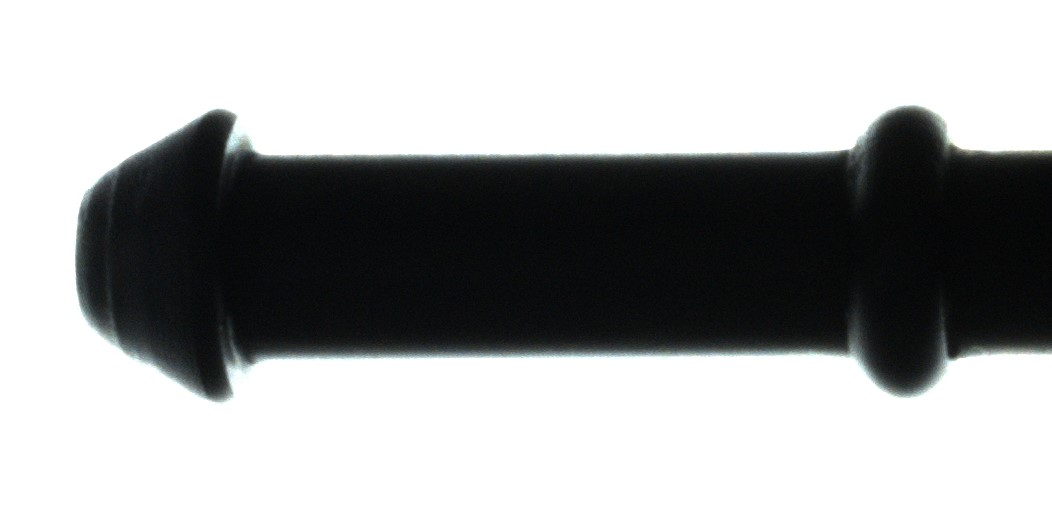
#> input picture Tasks/fick.jpg, 1052 x 520 px
$ python get_points_pr.py
#> lines starting #> are read from the running program, lines starting #| are printed output that depends on the picture; after the words box and inside, x2 and y2 are one past the last pixel; in counts of white or black regions, pixels touching at a corner belong together
### Tasks/file.py
import math
from numpy.linalg import norm
from math import acos, degrees
import numpy as np
import random
import cv2

class Measurement:
    def __init__(self, image=None):
        if image is None or not isinstance(image, np.ndarray):
            raise ValueError("Invalid image provided.")
        self.lines = {}
        self.line_equations = {}
        self.points = []
        self.radius = 5
        self.thickness = 2
        self.image = image
        self.line_colors = {}  # Cache colors for lines

    def generate_random_color(self):
        return tuple(random.randint(0, 255) for _ in range(3))

    def add_point(self, point):
        if point not in self.points:
            self.points.append(point)


    # [390 lines left out: functions draw, find_slope_and_intercept, point_to_point, point_to_line_segment, point_to_line, line_to_line and 1 more, not called in this run]
# [9 lines of commented-out code are left out]

### Tasks/get_points_pr.py
import cv2
import numpy as np
import matplotlib.pyplot as plt
from math import factorial
import time
import math
from matplotlib.cm import tab10
import random
import warnings
from scipy.signal import savgol_filter
from numpy.linalg import norm
from math import acos, degrees
from file import Measurement

class TurningPoints:
    """
    A class to encapsulate various contour processing methods such as:
    - Reading and thresholding images
    - Finding contours and smoothing them with Savitzky-Golay
    - Traversing in ROI
    - Computing angles between vectors
    - Finding turning points
    - Demonstrating the overall pipeline
    """

    def __init__(self, image_path):
        """
        Initialize the processor with a given image path.
        The grayscale image is stored as self.image.
        """
#> called with image_path = 'fick.jpg'
        self.image_path = image_path
        self.image = cv2.imread(image_path, cv2.IMREAD_GRAYSCALE)
        if self.image is None:
            raise ValueError(f"Could not read the image from {image_path}")

    @staticmethod
    def savitzky_golay(y, window_size, poly_order, deriv=0, rate=1):
        """
        Apply a Savitzky-Golay filter to smooth or compute the derivative of a 1D signal.
        """
        if window_size < 1:
            raise ValueError("window_size must be >= 1.")
        if window_size % 2 == 0:
            window_size += 1
            warnings.warn("window_size must be odd; incrementing by 1.", UserWarning)
        if poly_order >= window_size:
            raise ValueError("poly_order must be less than window_size.")

        half_window = (window_size - 1) // 2

        # Build a matrix of powers
        order_range = range(poly_order + 1)
        b = np.array([[k ** i for i in order_range]
                      for k in range(-half_window, half_window + 1)])
        # Compute the pseudo-inverse and select the row for the desired derivative
        m = np.linalg.pinv(b)[deriv] * rate ** deriv * factorial(deriv)

        # Pad the signal
        firstvals = y[0] - np.abs(y[1 : half_window + 1][::-1] - y[0])
        lastvals =  y[-1] + np.abs(y[-half_window - 1 : -1][::-1] - y[-1])
        y_padded = np.concatenate((firstvals, y, lastvals))

        # Convolve with filter coefficients
        return np.convolve(m[::-1], y_padded, mode='valid')

    @staticmethod
    def smooth_and_filter_xy(
        x,
        y,
        threshold=2.0,
        sg_window_1=31,
        sg_window_2=21,
        poly_order=2
    ):
        """
        Smooth a pair of 1D signals (x and y) using Savitzky-Golay filtering and
        remove minor jitter using a threshold-based filter on consecutive differences.
        Ensures the final contour is closed (no gap between first and last points).
        """
        x = np.asarray(x)
        y = np.asarray(y)

        # -- Ensure the contour is closed by appending first point if needed
        if (x[0] != x[-1]) or (y[0] != y[-1]):
            x = np.append(x, x[0])
            y = np.append(y, y[0])

        half_window = (sg_window_1 - 1) // 2
        # Wrap-around padding
        x_padded = np.concatenate([x[-half_window:], x, x[:half_window]])
        y_padded = np.concatenate([y[-half_window:], y, y[:half_window]])

        # Smooth the padded signals via Savitzky-Golay
        x_smooth_padded = TurningPoints.savitzky_golay(x_padded, sg_window_1, poly_order)
        y_smooth_padded = TurningPoints.savitzky_golay(y_padded, sg_window_1, poly_order)

        # Remove the padding
        smoothed_x = x_smooth_padded[half_window : -half_window]
        smoothed_y = y_smooth_padded[half_window : -half_window]

        # Compute absolute differences
        diff_x = np.abs(np.diff(smoothed_x))
        diff_y = np.abs(np.diff(smoothed_y))

        filtered_x = np.copy(smoothed_x)
        filtered_y = np.copy(smoothed_y)

        # Simple threshold-based filtering
        for i in range(1, len(smoothed_x) - 1):
            if diff_x[i - 1] < threshold and diff_x[i] < threshold:
                filtered_x[i] = 0.5 * (smoothed_x[i - 1] + smoothed_x[i + 1])
            if diff_y[i - 1] < threshold and diff_y[i] < threshold:
                filtered_y[i] = 0.5 * (smoothed_y[i - 1] + smoothed_y[i + 1])

        # Final smoothing pass
        filtered_x = TurningPoints.savitzky_golay(filtered_x, sg_window_2, poly_order)
        filtered_y = TurningPoints.savitzky_golay(filtered_y, sg_window_2, poly_order)

        # Re-close the contour explicitly
        filtered_x[-1] = filtered_x[0]
        filtered_y[-1] = filtered_y[0]

        return filtered_x, filtered_y
    @staticmethod
    def reorder_contour_by_roi(contour, roi):
        """
        Reorder a contour so it starts at the point closest to the center of the ROI.

        Args:
        - contour: np.ndarray, the contour to reorder, should be a list of points.
        - roi: tuple, (x, y, width, height) defining the Region of Interest.

        Returns:
        - reordered_contour: np.ndarray, the contour starting at the closest point to the ROI center.
        """
        x, y, w, h = roi
        roi_center = (x + w // 2, y + h // 2)  # Center of the ROI

        # Find the point on the contour closest to the ROI center
        distances = [cv2.norm(pt[0] - np.array(roi_center)) for pt in contour]
        new_start_idx = np.argmin(distances)

        # Reorder the contour to start at the closest point
        reordered_contour = np.concatenate((contour[new_start_idx:], contour[:new_start_idx]))
        return reordered_contour

    # [7 lines left out: function transform_points, not called in this run]

    def get_contour_coordinates(self):
        """
        Reads the image from self.image, finds the largest contour,
        smooths and filters it, and returns its coordinates.
        """
        if self.image is None:
            raise ValueError("Error: self.image is None. Please check the image path.")

        _, binary = cv2.threshold(self.image, 250, 255, cv2.THRESH_BINARY_INV)
        contours, _ = cv2.findContours(binary, cv2.RETR_EXTERNAL, cv2.CHAIN_APPROX_SIMPLE)
        if not contours:
            print("Error: No contours found.")
            return None

        contour = max(contours, key=cv2.contourArea)[:, 0, :]  # largest contour

        roi = (450, 145, 50, 50)  # A square ROI inside the rectangle
        # Reorder the contour to start from the midpoint of the ROI
        contour = TurningPoints.reorder_contour_by_roi(contour, roi)
        x, y = contour[:, 0], contour[:, 1]

        # Optionally define a desired point to reorder or compute start_index
        # For demonstration, we skip reordering here.

        # Smooth and filter
        x, y = TurningPoints.smooth_and_filter_xy(x, y)
        contour = np.column_stack((x, y))
        return contour


    @staticmethod
    def traverse_contour_in_roi(contour, roi):
        """
        Traverse the given contour once and return the points that lie
        within the specified ROI in the original order.
        """
        if contour is None or len(contour) == 0:
            return []

        (rx, ry, rw, rh) = roi
        traversed_points = []

        for px, py in zip(contour[:, 0], contour[:, 1]):
            if (rx <= px < rx + rw) and (ry <= py < ry + rh):
                traversed_points.append((px, py))

        return traversed_points

    @staticmethod
    def calculate_angle_between_vectors(point1, intersection, point2):
        """
        Calculate the angle between two vectors formed by three points.
        """
        vector1 = (point1[0] - intersection[0], point1[1] - intersection[1])
        vector2 = (point2[0] - intersection[0], point2[1] - intersection[1])

        dot_product = vector1[0] * vector2[0] + vector1[1] * vector2[1]
        magnitude1 = math.sqrt(vector1[0] ** 2 + vector1[1] ** 2)
        magnitude2 = math.sqrt(vector2[0] ** 2 + vector2[1] ** 2)

        if magnitude1 == 0 or magnitude2 == 0:
            raise ValueError("One of the vectors has zero length.")

        cos_theta = dot_product / (magnitude1 * magnitude2)
        # Clamp for numerical stability
        cos_theta = max(-1, min(1, cos_theta))
        angle_radians = math.acos(cos_theta)
        angle_degrees = math.degrees(angle_radians)

        # Example heuristic
        if angle_degrees <= 45:
            return angle_degrees + 180
        else:
            return angle_degrees

    @staticmethod
    def make_data_vectorable(a, b):
        """
        Combines two 1D arrays into a list of triplets of consecutive points.
        """
        a = np.squeeze(np.array(a))
        b = np.squeeze(np.array(b))
        if len(a) != len(b):
            raise ValueError("Both arrays must have the same length.")

        result = np.column_stack((a, b))
        arr = np.array(result, dtype=float)

        if arr.ndim != 2 or arr.shape[1] != 2:
            raise ValueError("Input array must be of shape (n, 2).")
        n = arr.shape[0]
        if n < 3:
            raise ValueError("Input array must have at least 3 rows.")

        return [
            (
                tuple(arr[i]),
                tuple(arr[i + 1]),
                tuple(arr[i + 2])
            )
            for i in range(n - 2)
        ]

    @staticmethod
    def get_points_at_distance(points, start_index=0, distance=20):
        """
        Traverse through a list of points and return points at a specified distance.

        Parameters:
        - points: List of (x, y) tuples or numpy array of shape (n, 2) representing the contour.
        - start_index: Index to start the traversal from.
        - distance: The distance between successive points to be extracted.

        Returns:
        - result_points: List of points meeting the distance criteria.
        """
        points = np.array(points)
        if len(points) <= 1:
            return points.tolist()  # Return input if there's only one or no point

        result_points = [tuple(points[start_index])]
        current_point = points[start_index]
        total_points = len(points)

        for i in range(start_index + 1, total_points):
            next_point = points[i]
            dist = np.linalg.norm(next_point - current_point)

            if dist >= distance:
                result_points.append(tuple(next_point))
                current_point = next_point

        # Ensure the last point is included
        if tuple(points[-1]) not in result_points:
            result_points.append(tuple(points[-1]))

        return result_points

    @staticmethod
    def compute_turning_points(points, step_size):
        """
        Computes coarser derivatives by averaging over specified intervals.
        Returns a dict {(pt1, pt2, pt3): angle, ...}.
        """
        start = time.time()

        # Sort by x for demonstration (optional)
        points_sorted =points#sorted(points, key=lambda point: point[0])
        x, y = zip(*points_sorted)
        x = np.array(x, dtype=float)
        y = np.array(y, dtype=float)
        def get_points(x,y,step_size):
            n = len(x)
            if n < 2:
                raise ValueError("At least two points are required.")
            if not 0 < step_size <= 1:
                step=step_size
            else:
                # Step size in terms of number of points
                step = max(1, int(step_size * n))
                step = min(step, n - 1)

            indices = np.arange(0, n, step)
            x_new = x[indices]
            y_new = y[indices]
            return x_new,y_new
        def rearrange(x,x1,x2):
            index1 = np.where(x == x1)[0][0]
            index2 = np.where(x == x2)[0][0]
            # Ensure the indices are in the correct order
            start, end = min(index1, index2), max(index1, index2)

            # Slice the array
            result = x[start:end + 1]
            # print(result)
            return result

        x_new,y_new=get_points(x,y,0.3)
        x1,x2=x_new[0],x_new[-1]
        x=rearrange(x,x1,x2)

        y1,y2=y_new[0],y_new[-1]
        y=rearrange(y,y1,y2)
        # print(x)
        point=np.column_stack((x,y))
        point_new=TurningPoints.get_points_at_distance(point,0,40)
        image=cv2.imread('fick.jpg')
        measure=Measurement(image)

        for point in point_new:
            measure.add_point(point)
            # measure.draw()
        # print(x_new)


        vectors = TurningPoints.make_data_vectorable(x_new, y_new)
        vector_angle_dict = {}
        for vector in vectors:
            angle = TurningPoints.calculate_angle_between_vectors(*vector)
            vector_angle_dict[vector] = angle

        print("Computation time (seconds):", time.time() - start)
        return vector_angle_dict

    def flow(self):
        start=time.time()
        """
        Demonstration of the class usage:
            1) Get the main contour from the provided image.
            2) Define an ROI and traverse points within that ROI.
            3) Compute turning points in the ROI.
            4) Visualize results.
        """
        # 1. Get contour from self.image
        contour = self.get_contour_coordinates()
#> in get_contour_coordinates, `_, binary = cv2.threshold(self.image, 250, 255, cv2.THRESH_BINARY_INV)`:
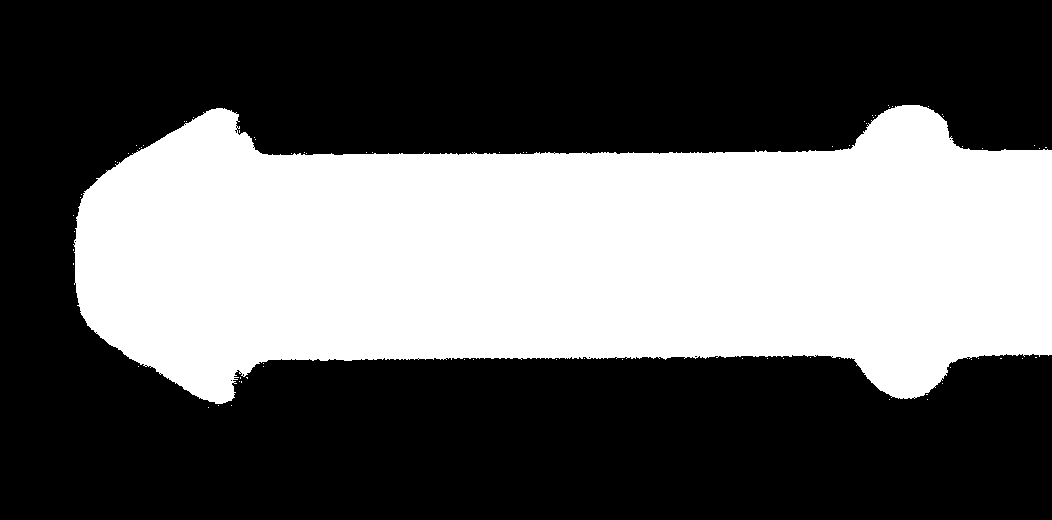
#> binary: shape (520, 1052); 38.5% white; 76 white regions (75 under 20 px)
#> in get_contour_coordinates, `contours, _ = cv2.findContours(binary, cv2.RETR_EXTERNAL, cv2.CHAIN_AP..`: contours = 76 contours, 75 with area under 20; largest, box (x1, y1, x2, y2) and area: (73, 105, 1052, 404) 209497
#> in get_contour_coordinates, `contour = max(contours, key=cv2.contourArea)[:, 0, :]`: contour = 1315 pairs, first value 73 to 1051, second value 105 to 403
#> in reorder_contour_by_roi, `distances = [cv2.norm(pt[0] - np.array(roi_center)) for pt in contour]`: distances = 1315 values, max 1052.6 at index 1255, min 215.7 at index 744, mean 490.6
#> in reorder_contour_by_roi, `new_start_idx = np.argmin(distances)`: new_start_idx = 744
#> in reorder_contour_by_roi, `reordered_contour = np.concatenate((contour[new_start_idx:], contour[:..`: reordered_contour has the same summary as contour in get_contour_coordinates
#> in get_contour_coordinates, `x, y = contour[:, 0], contour[:, 1]`: x = 1315 values, max 1051 at index 511, min 73 at index 1070, mean 516; y = 1315 values, max 403 at index 1214, min 105 at index 570, mean 270
#> in smooth_and_filter_xy, `x = np.append(x, x[0])`: x = 1316 values, max 1051 at index 511, min 73 at index 1070, mean 515.8
#> in smooth_and_filter_xy, `y = np.append(y, y[0])`: y = 1316 values, max 403 at index 1214, min 105 at index 570, mean 270
#> in smooth_and_filter_xy, `x_padded = np.concatenate([x[-half_window:], x, x[:half_window]])`: x_padded = 1346 values, max 1051 at index 526, min 73 at index 1085, mean 511.6
#> in smooth_and_filter_xy, `y_padded = np.concatenate([y[-half_window:], y, y[:half_window]])`: y_padded = 1346 values, max 403 at index 1229, min 105 at index 585, mean 272
#> in savitzky_golay, `firstvals = y[0] - np.abs(y[1 : half_window + 1][::-1] - y[0])`: firstvals = [264, 264, 266, 267, 268, 270, 271, 272, 273, 274, 275, 276, 288, 289, 290]
#> in savitzky_golay, `lastvals =  y[-1] + np.abs(y[-half_window - 1 : -1][::-1] - y[-1])`: lastvals = [363, 364, 372, 373, 380, 381, 388, 389, 390, 391, 394, 395, 397, 404, 404]
#> in savitzky_golay, `y_padded = np.concatenate((firstvals, y, lastvals))`: y_padded = 1376 values, max 1051 at index 541, min 73 at index 1100, mean 507.6
#> in smooth_and_filter_xy, `x_smooth_padded = TurningPoints.savitzky_golay(x_padded, sg_window_1, ..`: x_smooth_padded = 1346 values, max 1047.6 at index 524, min 74.06 at index 1088, mean 511.6
#> in smooth_and_filter_xy, `y_smooth_padded = TurningPoints.savitzky_golay(y_padded, sg_window_1, ..`: y_smooth_padded = 1346 values, max 401.3 at index 1229, min 105.7 at index 584, mean 272
#> in smooth_and_filter_xy, `smoothed_x = x_smooth_padded[half_window : -half_window]`: smoothed_x = 1316 values, max 1047.6 at index 509, min 74.06 at index 1073, mean 515.8
#> in smooth_and_filter_xy, `smoothed_y = y_smooth_padded[half_window : -half_window]`: smoothed_y = 1316 values, max 401.3 at index 1214, min 105.7 at index 569, mean 270
#> in smooth_and_filter_xy, `diff_x = np.abs(np.diff(smoothed_x))`: diff_x = 1315 values, max 5.84 at index 522, min 0.00121 at index 1073, mean 1.48
#> in smooth_and_filter_xy, `diff_y = np.abs(np.diff(smoothed_y))`: diff_y = 1315 values, max 14.86 at index 511, min 0.000303 at index 656, mean 0.652
#> in smooth_and_filter_xy, `filtered_x = np.copy(smoothed_x)`: filtered_x has the same summary as smoothed_x
#> in smooth_and_filter_xy, `filtered_y = np.copy(smoothed_y)`: filtered_y has the same summary as smoothed_y
#> after the loop in smooth_and_filter_xy, `for i in range(1, len(smoothed_x) - 1):`: filtered_x = 1316 values, max 1047.3 at index 510, min 74.08 at index 1073, mean 515.8; filtered_y = 1316 values, max 401.2 at index 1215, min 105.7 at index 570, mean 270
#> in smooth_and_filter_xy, `filtered_x = TurningPoints.savitzky_golay(filtered_x, sg_window_2, pol..`: filtered_x = 1316 values, max 1047.1 at index 510, min 74.21 at index 1072, mean 515.8
#> in smooth_and_filter_xy, `filtered_y = TurningPoints.savitzky_golay(filtered_y, sg_window_2, pol..`: filtered_y = 1316 values, max 401.3 at index 1215, min 105.8 at index 571, mean 270
#> in get_contour_coordinates, `x, y = TurningPoints.smooth_and_filter_xy(x, y)`: x has the same summary as filtered_x in smooth_and_filter_xy; y has the same summary as filtered_y in smooth_and_filter_xy
#> in get_contour_coordinates, `contour = np.column_stack((x, y))`: contour = 1316 pairs, first value 74.21 to 1047.1, second value 105.8 to 401.3
        if contour is None:
            return

        print("Contour shape:", contour.shape)
#| Contour shape: (1316, 2)

        # 2. Define an ROI (x, y, w, h)
        roi = (850, 100, 100, 200)
        points_in_roi = TurningPoints.traverse_contour_in_roi(contour, roi)
#> the loop in traverse_contour_in_roi, `for px, py in zip(contour[:, 0], contour[:, 1]):` made 1316 passes
#> (px, py) on passes 1 to 3: (323.8, 359), (326.1, 359), (328.4, 359)
#> after the loop in traverse_contour_in_roi, `for px, py in zip(contour[:, 0], contour[:, 1]):`: traversed_points = 84 pairs, first value 850.2 to 949.9, second value 105.8 to 147.1
#> points_in_roi has the same summary as traversed_points in traverse_contour_in_roi
        print(f"Number of points in ROI: {len(points_in_roi)}")
#| Number of points in ROI: 84

        # 3. Draw for visualization
        color_image = cv2.cvtColor(self.image, cv2.COLOR_GRAY2BGR)
        for (cx, cy) in contour:
            cv2.circle(color_image, (int(cx), int(cy)), 2, (0, 255, 0), -1)
#> this loop made 1316 passes
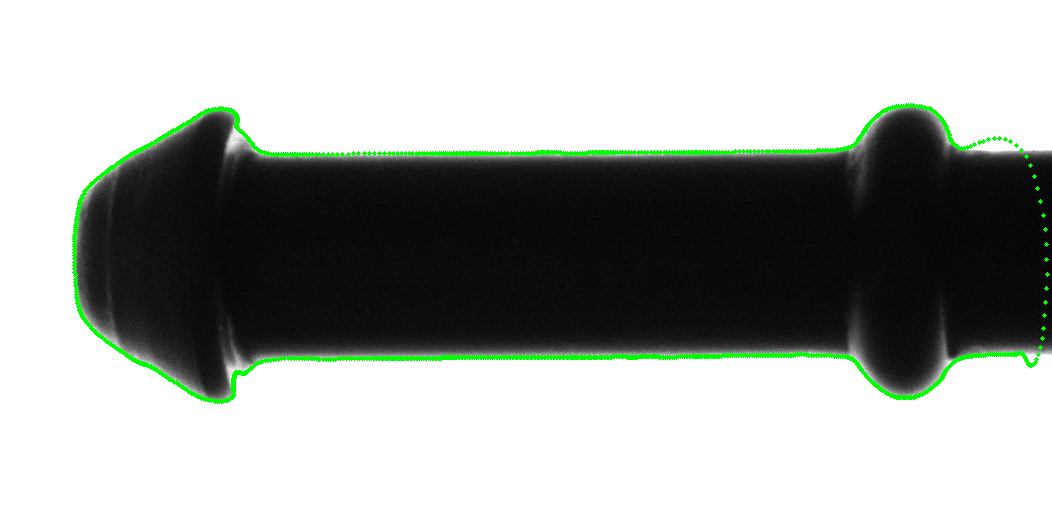
#> color_image: shape (520, 1052, 3); mean B, G, R 163.8, 168, 163.8
        rx, ry, rw, rh = roi
        cv2.rectangle(color_image, (rx, ry), (rx + rw, ry + rh), (0, 0, 255), 1)
#> color_image: shape (520, 1052, 3); 0.11% of pixels changed, all inside (x1, y1, x2, y2) = (850, 100, 951, 301)
        cv2.imshow("Contour with ROI", color_image)
        # cv2.waitKey(0)
        cv2.destroyAllWindows()

        # 4. Compute turning points in the ROI
        step_size = 0.30
        derivative = TurningPoints.compute_turning_points(points_in_roi, step_size)
#> (the rest of the program and of its run is left out)
